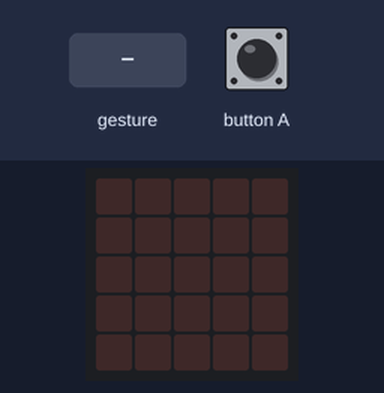
Recording of a program running on a simulated BBC micro:bit (MakeCode). On the bench: the board's 5×5 LED display. Inputs (shaded band) come from the test bench. Random numbers come from a fixed seed; a tilt is held for 1.5 s and a shake lasts 1 s, then the board lies face up again.

Above: at 1.2 s.
1.3 s: button A pressed for 0.15 s
At 1.8 s:
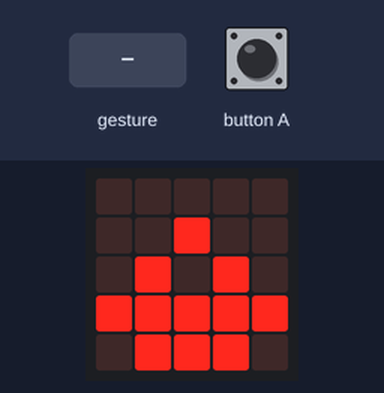
2.9 s: gesture 'shake'
At 3.7 s:
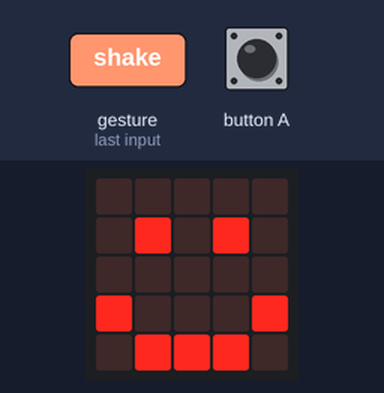
4.6 s: gesture 'shake'
At 6.2 s:
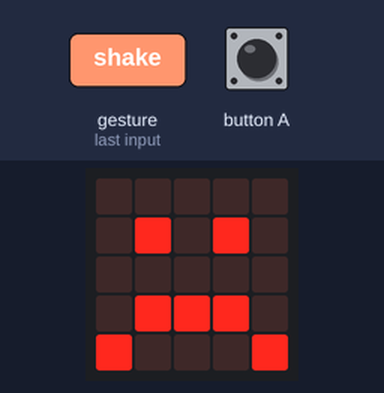
Timing chart, 0 to 7.7 s (numbered marks = the images above; inputs shaded):
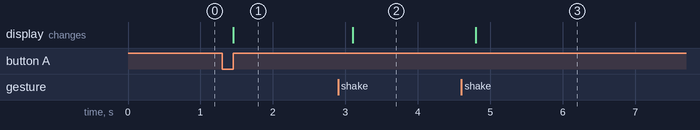

The program:

main.ts
```typescript
let estado = 0
input.onButtonPressed(Button.A, function () {
    basic.showLeds(`
        . . . . .
        . . # . .
        . # . # .
        # # # # #
        . # # # .
        `)
})
input.onGesture(Gesture.Shake, function () {
    estado = randint(1, 3)
    if (estado == 1) {
        basic.showIcon(IconNames.Happy)
    } else if (estado == 2) {
        basic.showIcon(IconNames.Asleep)
    } else {
        basic.showIcon(IconNames.Sad)
    }
})
```

test.ts
```typescript
// testes vão aqui; isto não será compilado quando este pacote for usado como uma extensão.
```

Measured:
- after the input at 1.3 s, the display: changes after 0.15 s (image 1)
- after the input at 2.9 s, the display: changes after 0.20 s (image 2)
- after the input at 4.6 s, the display: changes after 0.20 s (image 3)
